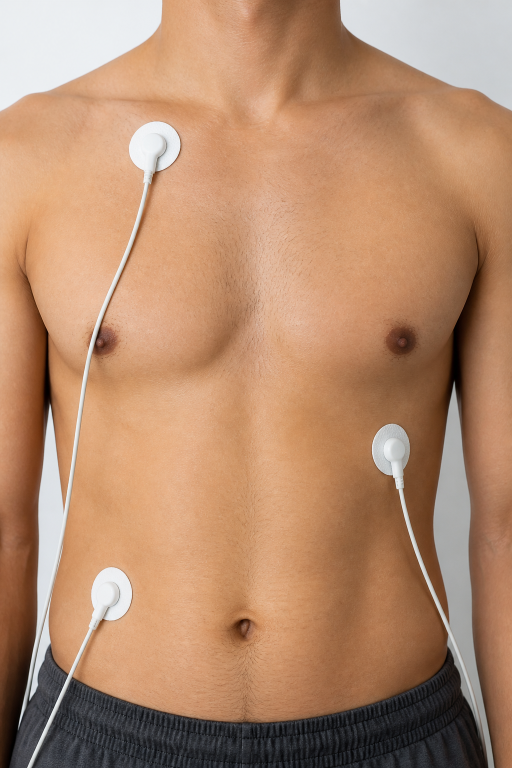
#> input picture tmp/finalization/original-20260916/Final_Report_Research/pic/source/mlii_chest_electrodes.png, 1024 x 1536 px (shown at 1/2 size)
$ python generate_data_chapter_figures.py
#> lines starting #> are read from the running program, lines starting #| are printed output that depends on the picture
"""Generate Chapter 3 figures from the locally stored PhysioNet ECG data."""

from pathlib import Path
from math import gcd

import matplotlib.pyplot as plt
import numpy as np
from scipy.signal import butter, resample_poly, sosfiltfilt


REPORT = Path(__file__).resolve().parents[1]
DATA = REPORT.parent / "backend" / "app" / "storage" / "datasets"
OUTPUT = REPORT / "pic" / "generated"
FS = 128
WINDOW = 512
R_BEFORE = 200

NAVY = "#18324b"
TEAL = "#078f92"
ORANGE = "#e07a1f"
PURPLE = "#6f42c1"
GREY = "#657384"
LIGHT = "#eef4f6"


def resample(signal: np.ndarray, source_rate: int) -> np.ndarray:
    common = gcd(int(source_rate), FS)
    return resample_poly(signal, FS // common, int(source_rate) // common).astype(np.float32)


def bandpass(signal: np.ndarray) -> np.ndarray:
    sos = butter(4, [0.5, 50.0], btype="bandpass", fs=FS, output="sos")
    return sosfiltfilt(sos, signal).astype(np.float32)


def standardise(signal: np.ndarray) -> np.ndarray:
    return ((signal - signal.mean()) / (signal.std() + 1e-8)).astype(np.float32)


def style_axis(axis, ylabel: str) -> None:
    axis.set_ylabel(ylabel, color=NAVY, fontsize=8)
    axis.grid(True, alpha=0.18, linewidth=0.6)
    axis.spines[["top", "right"]].set_visible(False)
    axis.tick_params(labelsize=7, colors=GREY)


def cleaning_figure() -> None:
    import wfdb

    # Healthy example: a real piece from the first stored NSRDB channel.
    healthy = wfdb.rdrecord(str(DATA / "nsrdb" / "16265"))
    healthy_fs = int(healthy.fs)
    healthy_start = 60 * 60 * healthy_fs
    healthy_raw = healthy.p_signal[
        healthy_start:healthy_start + 8 * healthy_fs, 0
    ].astype(np.float32)
    healthy_filtered = bandpass(resample(healthy_raw, healthy_fs))
    healthy_window = standardise(healthy_filtered[2 * FS:2 * FS + WINDOW])

    # Arrhythmia-system example: a real annotated MLII beat from MITDB record 100.
    abnormal = wfdb.rdrecord(str(DATA / "mitdb" / "100"))
    annotation = wfdb.rdann(str(DATA / "mitdb" / "100"), "atr")
    abnormal_fs = int(abnormal.fs)
    eligible = annotation.sample[(annotation.sample > 60 * abnormal_fs) &
                                 (annotation.sample < 120 * abnormal_fs)]
    raw_peak = int(eligible[len(eligible) // 2])
    abnormal_raw = abnormal.p_signal[
        raw_peak - 4 * abnormal_fs:raw_peak + 4 * abnormal_fs, 0
    ].astype(np.float32)
    abnormal_filtered = bandpass(resample(abnormal_raw, abnormal_fs))
    peak = 4 * FS
    abnormal_window = standardise(
        abnormal_filtered[peak - R_BEFORE:peak - R_BEFORE + WINDOW]
    )

    fig, axes = plt.subplots(3, 2, figsize=(8.2, 6.2), sharex="row",
                             constrained_layout=True)
    fig.suptitle("Real ECG cleaning for the two one-channel model inputs",
                 fontsize=13, fontweight="bold", color=NAVY)
    columns = [
        ("A. Autoencoder: NSRDB record 16265, first channel (ECG1)",
         healthy_raw, healthy_fs, healthy_filtered, healthy_window, False),
        ("B. Detector/classifier: MITDB record 100, MLII",
         abnormal_raw, abnormal_fs, abnormal_filtered, abnormal_window, True),
    ]
    for col, (title, raw, source_rate, filtered, window, aligned) in enumerate(columns):
        axes[0, col].plot(np.arange(raw.size) / source_rate, raw,
                          color=GREY, linewidth=0.75)
        axes[0, col].set_title(title + "\n1. Raw source signal",
                               fontsize=8.2, fontweight="bold", color=NAVY)
        style_axis(axes[0, col], "mV")
        axes[0, col].set_xlabel("source time (s)", fontsize=7, color=NAVY)

        axes[1, col].plot(np.arange(filtered.size) / FS, filtered,
                          color=TEAL, linewidth=0.8)
        axes[1, col].set_title("2. Resample to 128 Hz + 0.5--50 Hz band-pass",
                               fontsize=8.2, fontweight="bold", color=NAVY)
        style_axis(axes[1, col], "mV")
        axes[1, col].set_xlabel("time after resampling (s)", fontsize=7, color=NAVY)

        axes[2, col].plot(np.arange(WINDOW) / FS, window,
                          color=PURPLE if col == 0 else "#d62728", linewidth=0.85)
        axes[2, col].axhline(0, color=GREY, linewidth=0.5)
        if aligned:
            axes[2, col].axvline(R_BEFORE / FS, color=ORANGE, linestyle="--",
                                 linewidth=1.0, label="R peak at sample 200")
            axes[2, col].legend(loc="upper right", fontsize=6.5, frameon=False)
            end_text = "3. Standardise each R-aligned 4 s beat window"
        else:
            end_text = "3. Standardise each non-overlapping 4 s window"
        axes[2, col].set_title(end_text, fontsize=8.2, fontweight="bold", color=NAVY)
        style_axis(axes[2, col], "z score")
        axes[2, col].set_xlabel("model-window time (s)", fontsize=7, color=NAVY)

    OUTPUT.mkdir(parents=True, exist_ok=True)
    fig.savefig(OUTPUT / "real_data_cleaning_pipeline.pdf", bbox_inches="tight")
    plt.close(fig)


def representative_index(windows: np.ndarray, indices: np.ndarray) -> int:
    subset = windows[indices]
    mean = subset.mean(axis=0)
    distance = np.mean((subset - mean) ** 2, axis=1)
    return int(indices[int(np.argmin(distance))])


def dataset_overview_figure() -> None:
    fig, ax = plt.subplots(figsize=(8.2, 4.6))
    ax.set_xlim(0, 1)
    ax.set_ylim(0, 1)
    ax.axis("off")
    fig.suptitle("Dataset roles and evaluation boundaries",
                 fontsize=13, fontweight="bold", color=NAVY)

    def box(x, y, w, h, title, text, edge, face):
        patch = plt.matplotlib.patches.FancyBboxPatch(
            (x, y), w, h, boxstyle="round,pad=0.012,rounding_size=0.012",
            linewidth=1.1, edgecolor=edge, facecolor=face)
        ax.add_patch(patch)
        ax.text(x + 0.02, y + h - 0.035, title, ha="left", va="top",
                fontsize=8.4, fontweight="bold", color=edge)
        ax.text(x + 0.02, y + h - 0.105, text, ha="left", va="top",
                fontsize=7.0, color=NAVY, linespacing=1.18)

    def arrow(x1, y1, x2, y2, label=None, colour=GREY):
        ax.annotate("", xy=(x2, y2), xytext=(x1, y1),
                    arrowprops=dict(arrowstyle="-|>", color=colour,
                                    linewidth=1.25, shrinkA=3, shrinkB=3))
        if label:
            ax.text((x1 + x2) / 2, (y1 + y2) / 2 + 0.025, label,
                    ha="center", va="bottom", fontsize=6.8, color=colour)

    box(0.04, 0.58, 0.30, 0.28, "NSRDB healthy source",
        "18 long-duration records\nfirst stored ECG channel only\n15 subjects fit AE\n3 subjects validate AE",
        TEAL, "#eaf7f6")
    box(0.04, 0.16, 0.30, 0.28, "MITDB labeled source",
        "46 MLII-containing records\nrecords 102/104 excluded\n45 subject clusters\nexpert beat/rhythm labels",
        PURPLE, "#f2edfb")

    box(0.42, 0.60, 0.23, 0.24, "Frozen normal model",
        "Denoising U-Net autoencoder\n512-sample windows\nfour residual features",
        TEAL, "#f2fbfa")
    box(0.42, 0.20, 0.23, 0.24, "MLII feature table",
        "R-aligned MLII windows\nmorphology + spectrum\nRR context + AE residuals",
        PURPLE, "#f8f5fc")
    box(0.72, 0.57, 0.23, 0.28, "Development",
        "first 64%: fit candidates\nnext 16%: choose models\n16-beat gap before test",
        ORANGE, "#fff4e8")
    box(0.72, 0.16, 0.23, 0.28, "Temporal test",
        "final 20% of each record\n20,988 binary beats\n20,062 supported six-class beats",
        NAVY, "#eef4f6")

    arrow(0.34, 0.72, 0.42, 0.72, "healthy only", TEAL)
    arrow(0.34, 0.30, 0.42, 0.30, "MLII labels", PURPLE)
    arrow(0.54, 0.60, 0.54, 0.44, "residuals", TEAL)
    arrow(0.65, 0.32, 0.72, 0.70, "80%", ORANGE)
    arrow(0.65, 0.30, 0.72, 0.30, "20%", NAVY)

    ax.text(0.50, 0.055,
            "The temporal test uses later signal from the same MITDB patients; it is not an unseen-patient test.",
            ha="center", va="bottom", fontsize=7.1, color=GREY)
    fig.savefig(OUTPUT / "dataset_role_overview.pdf", bbox_inches="tight")
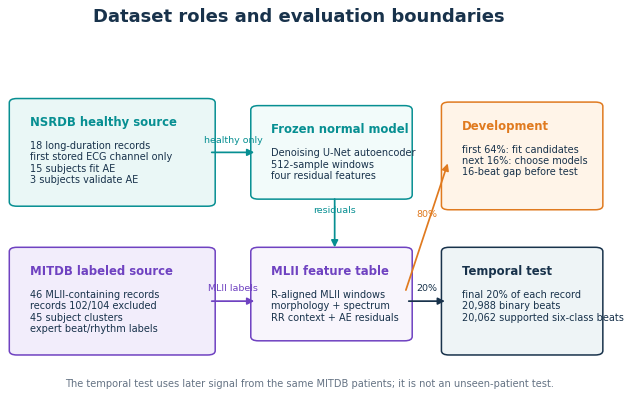
#> figure drawn by matplotlib, 1 panel
#> (the call stopped at in cleaning_figure, `healthy = wfdb.rdrecord(str(DATA / "nsrdb" / "16265"))`: wfdb is not available in this run)
    plt.close(fig)


def lead_position_figure() -> None:
    chest = plt.imread(REPORT / "pic" / "source" / "mlii_chest_electrodes.png")
#> chest is the input picture: shape (1536, 1024, 3) float32; mean R, G, B 0.707, 0.545, 0.43
    fig = plt.figure(figsize=(8.2, 4.9))
    body = fig.add_axes([0.055, 0.11, 0.43, 0.78])
    lead_info = fig.add_axes([0.54, 0.11, 0.41, 0.78])
    fig.suptitle("Lead positions and one-channel rule used by the model",
                 fontsize=13, fontweight="bold", color=NAVY, y=0.975)

    body.imshow(chest, extent=(0, 1, 0, 1), aspect="auto")
    body.axis("off")
    electrode_points = {
        "RA (-)\nright upper chest": (0.32, 0.795, 0.03, 0.88),
        "LA (+)\nleft lower chest/rib": (0.77, 0.38, 0.50, 0.50),
        "RL reference\nlower right torso": (0.22, 0.18, 0.03, 0.28),
    }
    for label, (px, py, tx, ty) in electrode_points.items():
        body.annotate(
            label,
            xy=(px, py),
            xytext=(tx, ty),
            xycoords=body.transAxes,
            textcoords=body.transAxes,
            ha="left",
            va="center",
            fontsize=7.4,
            fontweight="bold",
            color=NAVY,
            bbox=dict(boxstyle="round,pad=0.28", facecolor="white",
                      edgecolor=TEAL, alpha=0.90),
            arrowprops=dict(arrowstyle="->", color=TEAL, linewidth=1.3),
        )
    body.annotate(
        "MLII signal direction",
        xy=(0.75, 0.40),
        xytext=(0.38, 0.64),
        xycoords=body.transAxes,
        textcoords=body.transAxes,
        ha="center",
        va="center",
        fontsize=7.6,
        color=PURPLE,
        fontweight="bold",
        bbox=dict(boxstyle="round,pad=0.26", facecolor="white",
                  edgecolor=PURPLE, alpha=0.88),
        arrowprops=dict(arrowstyle="->", color=PURPLE, linewidth=1.8),
    )
    body.set_title("A. Realistic MLII torso electrode placement", loc="left",
                   fontsize=9.5, fontweight="bold", color=NAVY)
    lead_info.axis("off")
    lead_info.set_title("B. What each model actually receives", loc="left",
                        fontsize=9.5, fontweight="bold", color=NAVY)
    boxes = [
        (0.02, 0.88, "NORMAL AUTOENCODER",
         "18 NSRDB subjects\nfirst stored channel only\nWFDB name: ECG1\nplacement not documented", TEAL, "#eaf7f6"),
        (0.02, 0.57, "ABNORMALITY DETECTOR",
         "MITDB MLII only\nMLII selected by signal name\nrecord 114: MLII is channel 2\nrecords 102/104 excluded", PURPLE, "#f2edfb"),
        (0.02, 0.27, "SUBTYPE CLASSIFIER",
         "same MLII window\nsame 242-value feature vector\nsame four autoencoder residuals\nno second ECG lead is used", ORANGE, "#fff4e8"),
    ]
    for x, y, title, text, edge, face in boxes:
        lead_info.text(
            x, y,
            f"{title}\n{text}",
            transform=lead_info.transAxes,
            fontsize=7.35,
            color=NAVY,
            va="top",
            linespacing=1.18,
            bbox=dict(boxstyle="round,pad=0.45", facecolor=face,
                      edgecolor=edge, linewidth=1.05),
        )
    lead_info.text(
        0.02, 0.035,
        "Therefore the performance numbers describe MLII temporal continuation, not a two-lead or unseen-patient result.",
        transform=lead_info.transAxes,
        fontsize=7.0,
        color=GREY,
        va="bottom",
    )

    fig.savefig(OUTPUT / "real_lead_positions.pdf", bbox_inches="tight")
    plt.close(fig)


def preparation_figure() -> None:
    fig, ax = plt.subplots(figsize=(8.2, 6.8))
    ax.set_xlim(0, 1)
    ax.set_ylim(0, 1)
    ax.axis("off")
    fig.suptitle("Data preparation during training and during unseen use",
                 y=0.985, fontsize=13, fontweight="bold", color=NAVY)

    def panel(x, y, w, h, title, colour):
        ax.add_patch(plt.Rectangle((x, y), w, h, facecolor="#fbfdff",
                                   edgecolor=colour, linewidth=1.2))
        ax.text(x + 0.015, y + h - 0.025, title, ha="left", va="top",
                fontsize=9.3, fontweight="bold", color=colour)

    def box(x, y, w, h, text, edge=TEAL, face=LIGHT, fs=7.1):
        patch = plt.matplotlib.patches.FancyBboxPatch(
            (x, y), w, h, boxstyle="round,pad=0.008,rounding_size=0.008",
            linewidth=1.0, edgecolor=edge, facecolor=face)
        ax.add_patch(patch)
        ax.text(x + w / 2, y + h / 2, text, ha="center", va="center",
                fontsize=fs, color=NAVY, linespacing=1.15)

    def arrow(x1, y1, x2, y2, colour=GREY, label=None, dy=0.012):
        ax.annotate("", xy=(x2, y2), xytext=(x1, y1),
                    arrowprops=dict(arrowstyle="-|>", color=colour,
                                    linewidth=1.15, shrinkA=1, shrinkB=1))
        if label:
            ax.text((x1 + x2) / 2, (y1 + y2) / 2 + dy, label,
                    ha="center", va="bottom", fontsize=6.2, color=GREY)

    # A. Model-development path.
    panel(0.015, 0.505, 0.97, 0.425,
          "A. MODEL TRAINING - labels are available and parameters are updated", TEAL)
    box(0.035, 0.755, 0.15, 0.105,
        "18 NSRDB subjects\ncomplete first channel\nnormal ECG", TEAL, "#e9f8f7", fs=6.7)
    box(0.225, 0.755, 0.16, 0.105,
        "128 Hz\nband-pass filter\nstandardise", TEAL, "#f2fbfa", fs=6.7)
    box(0.425, 0.755, 0.15, 0.105,
        "345,850 clean\n4 s windows\n[B, 1, 512]", TEAL, "#f2fbfa", fs=6.7)
    box(0.615, 0.755, 0.15, 0.105,
        "15 fit subjects\n3 validation subjects\nnoisy -> clean", TEAL, "#f2fbfa", fs=6.5)
    box(0.805, 0.755, 0.15, 0.105,
        "Saved, frozen\nautoencoder", TEAL, "#dff4f2", fs=7.4)
    for x1, x2 in [(0.185, 0.225), (0.385, 0.425), (0.575, 0.615), (0.765, 0.805)]:
        arrow(x1, 0.807, x2, 0.807, TEAL)

    box(0.035, 0.555, 0.15, 0.125,
        "46 MITDB records\nfirst 80% only\nMLII selected by name\nexpert labels", PURPLE, "#f3edfb")
    box(0.225, 0.555, 0.16, 0.125,
        "MLII waveform:\nresample, filter,\nstandardise and\nR-peak align", PURPLE, "#f8f5fc")
    box(0.425, 0.555, 0.15, 0.125,
        "512 MLII samples\n+ RR history\n+ frozen-AE\nresidual values", PURPLE, "#f8f5fc")
    box(0.605, 0.625, 0.18, 0.075,
        "MLII -> 242 values\nnormal / abnormal label", PURPLE, "#f3edfb", fs=6.4)
    box(0.815, 0.625, 0.14, 0.075,
        "Train/validate\nabnormality detector", PURPLE, "#e9def7", fs=6.4)
    box(0.605, 0.525, 0.18, 0.075,
        "MLII: same 242 values\n5-class abnormal label", ORANGE, "#fff4e8", fs=6.1)
    box(0.815, 0.525, 0.14, 0.075,
        "Train/validate\nsubtype classifier", ORANGE, "#ffead2", fs=6.4)
    arrow(0.185, 0.617, 0.225, 0.617, PURPLE)
    arrow(0.385, 0.617, 0.425, 0.617, PURPLE)
    arrow(0.575, 0.617, 0.605, 0.662, PURPLE)
    arrow(0.785, 0.662, 0.815, 0.662, PURPLE)
    arrow(0.575, 0.617, 0.605, 0.562, ORANGE)
    arrow(0.785, 0.562, 0.815, 0.562, ORANGE)

    # B. Finished-system path for a fixed temporal-test/new signal.
    panel(0.015, 0.055, 0.97, 0.405,
          "B. UNSEEN USE - frozen parameters; no expert label enters prediction", ORANGE)
    box(0.035, 0.285, 0.15, 0.105,
        "Unseen ECG\nMLII only\nLead-II-axis electrode\nplacement required", ORANGE, "#fff4e8", fs=6.25)
    box(0.225, 0.285, 0.16, 0.105,
        "Apply the same\n128 Hz, filtering,\nstandardisation and\nR alignment", ORANGE, "#fff9f2")
    box(0.425, 0.285, 0.15, 0.105,
        "MLII window\n+ RR history\n+ frozen-AE residual", ORANGE, "#fff9f2")
    box(0.615, 0.285, 0.15, 0.105,
        "242-value input\nFROZEN abnormality\ndetector", PURPLE, "#f3edfb")
    box(0.805, 0.335, 0.15, 0.065,
        "NORMAL\nreturn N", TEAL, "#e9f8f7", fs=7.0)
    box(0.615, 0.115, 0.15, 0.105,
        "If ABNORMAL:\nreuse the same\n242-value input", ORANGE, "#fff4e8")
    box(0.805, 0.115, 0.15, 0.105,
        "FROZEN subtype model\nPVC / PAC / LBBB\nRBBB / AFib", ORANGE, "#ffead2", fs=6.6)
    for x1, x2 in [(0.185, 0.225), (0.385, 0.425), (0.575, 0.615)]:
        arrow(x1, 0.337, x2, 0.337, ORANGE)
    arrow(0.765, 0.355, 0.805, 0.367, TEAL)
    arrow(0.690, 0.285, 0.690, 0.220, ORANGE)
    arrow(0.765, 0.167, 0.805, 0.167, ORANGE)
    ax.text(0.495, 0.078,
            "The fixed final 20% of each eligible MLII record follows path B. Expert annotations are used only after prediction to score the result.",
            ha="center", va="center", fontsize=6.4, color=GREY)

    fig.savefig(OUTPUT / "real_data_preparation_flow.pdf", bbox_inches="tight")
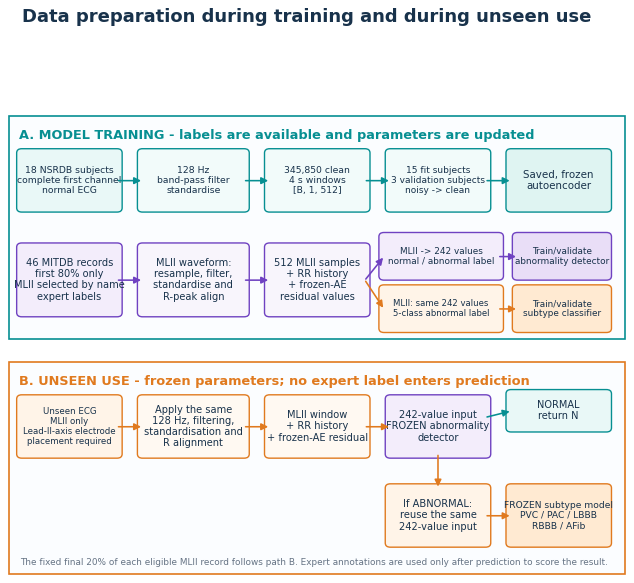
#> figure drawn by matplotlib, 1 panel
    plt.close(fig)


if __name__ == "__main__":
    dataset_overview_figure()
    cleaning_figure()
    lead_position_figure()
    preparation_figure()
    print("Generated Chapter 3 real-data figures in", OUTPUT)
